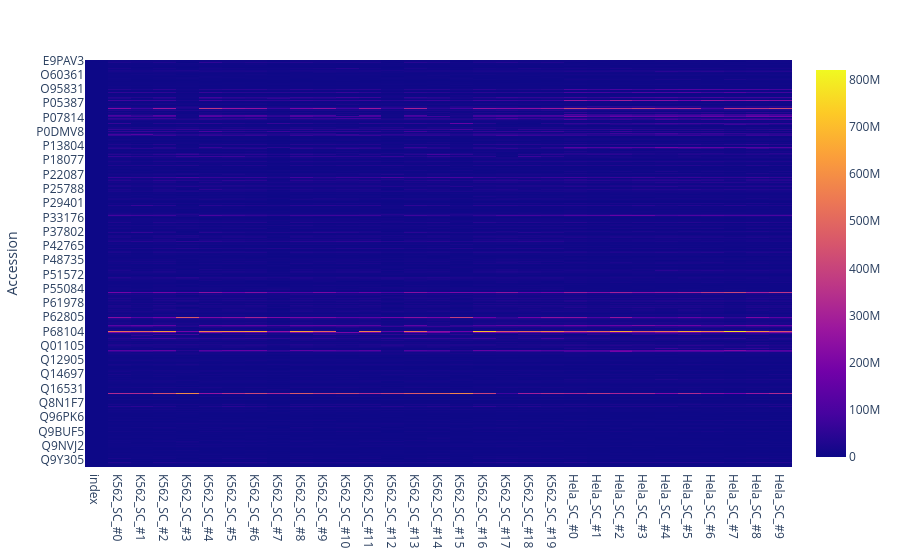

Write notebook code for a chart like this one.
### Code cell
# Protein Abundance Heat Map
plot_options={
            "compare groups": ["K562_SC", "Hela_SC"],
            "log2_transform": False,
            "significant_only": False,
            "alpha": 0.05, 
            "min_fold_change": 2
        }
figure, _, _ =plotter.heatmap_plots(data_obj, plot_options, saved_settings, missing_value_thresh=33)
figure.show()

### Figure 1 — Plotly figure (JSON) as saved in the notebook; plotly's stock layout.template omitted (floating-point values rounded to 4 significant figures; data arrays with more than 128 entries replaced by an {"elided": "..."} marker saying what was removed)
{"data": [{"coloraxis": "coloraxis", "hovertemplate": "x: %{x}<br>Accession: %{y}<br>color: %{z}<extra></extra>", "name": "0", "type": "heatmap", "x": ["index", "K562_SC_#0", "K562_SC_#1", "K562_SC_#2", "K562_SC_#3", "K562_SC_#4", "K562_SC_#5", "K562_SC_#6", "K562_SC_#7", "K562_SC_#8", "K562_SC_#9", "K562_SC_#10", "K562_SC_#11", "K562_SC_#12", "K562_SC_#13", "K562_SC_#14", "K562_SC_#15", "K562_SC_#16", "K562_SC_#17", "K562_SC_#18", "K562_SC_#19", "Hela_SC_#0", "Hela_SC_#1", "Hela_SC_#2", "Hela_SC_#3", "Hela_SC_#4", "Hela_SC_#5", "Hela_SC_#6", "Hela_SC_#7", "Hela_SC_#8", "Hela_SC_#9", "Hela_SC_#1", "Hela_SC_#1", "Hela_SC_#1", "Hela_SC_#1", "Hela_SC_#1", "Hela_SC_#1", "Hela_SC_#1", "Hela_SC_#1", "Hela_SC_#1", "Hela_SC_#1"], "xaxis": "x", "y": {"elided": "542 str values"}, "yaxis": "y", "z": {"elided": "542x41 float values"}}], "layout": {"coloraxis": {"colorscale": [[0, "#0d0887"], [0.1111, "#46039f"], [0.2222, "#7201a8"], [0.3333, "#9c179e"], [0.4444, "#bd3786"], [0.5556, "#d8576b"], [0.6667, "#ed7953"], [0.7778, "#fb9f3a"], [0.8889, "#fdca26"], [1, "#f0f921"]]}, "margin": {"t": 60}, "xaxis": {"anchor": "y", "domain": [0, 1]}, "yaxis": {"anchor": "x", "autorange": "reversed", "domain": [0, 1], "title": {"text": "Accession"}}}}
